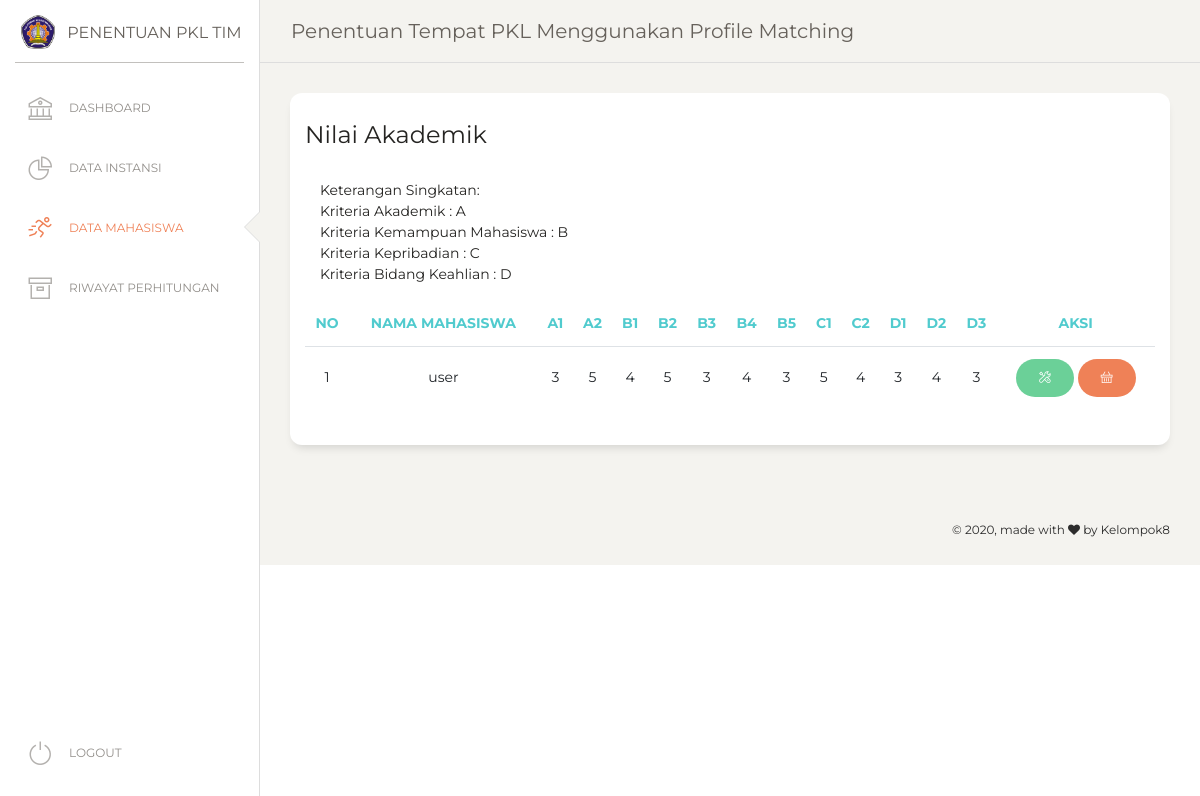
Before: /Admin/datanilai.php with the older database file.
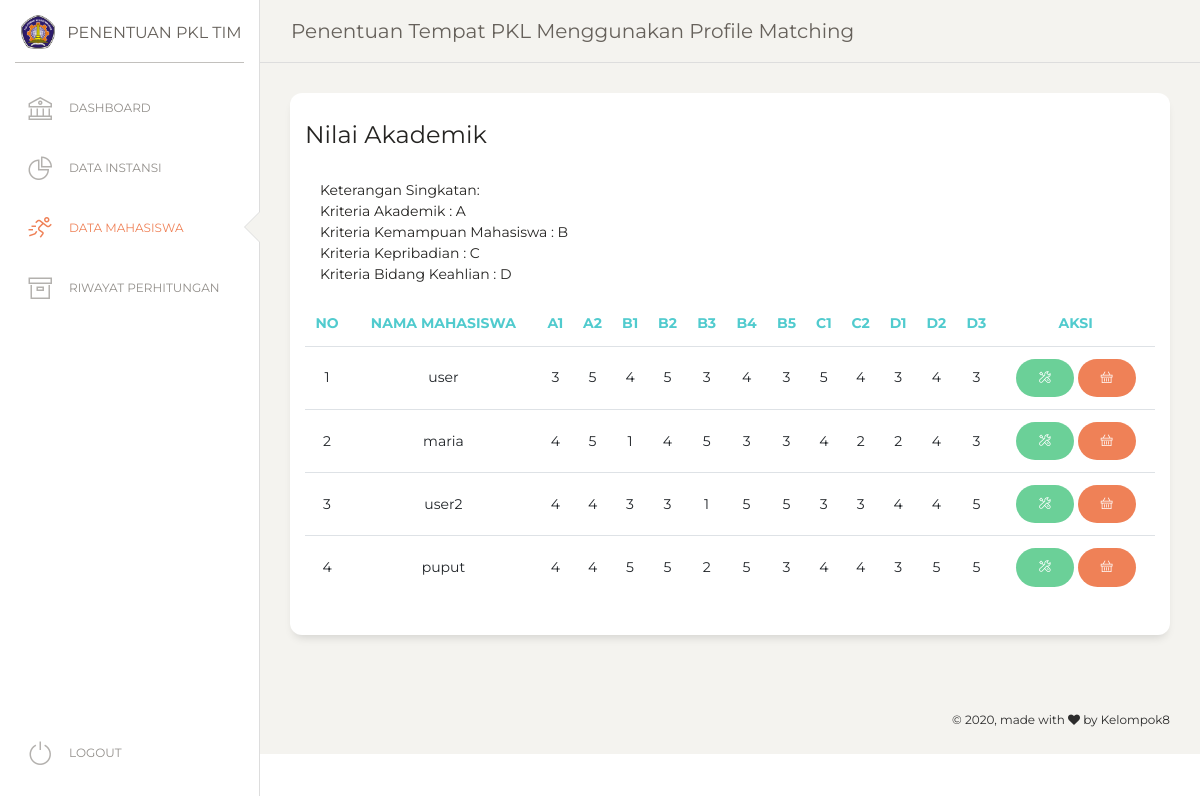
After: the same page with the newer database file.
### tables this page shows
CREATE TABLE `nilai_mahasiswa` (
  `id_nilai` int(11) NOT NULL,
  `id_mahasiswa` int(11) NOT NULL,
  `a1` int(11) NOT NULL,
  `a2` int(11) NOT NULL,
  `b1` int(11) NOT NULL,
  `b2` int(11) NOT NULL,
  `b3` int(11) NOT NULL,
  `b4` int(11) NOT NULL,
  `b5` int(11) NOT NULL,
  `c1` int(11) NOT NULL,
  `c2` int(11) NOT NULL,
  `d1` int(11) NOT NULL,
  `d2` int(11) NOT NULL,
  `d3` int(11) NOT NULL
);

CREATE TABLE `mahasiswa` (
  `id_mahasiswa` int(11) NOT NULL,
  `nama` varchar(100) NOT NULL,
  `email` varchar(100) NOT NULL,
  `username` varchar(100) NOT NULL,
  `pass` varchar(100) NOT NULL
);

### Admin/datanilai.php (the view, shortened to what this page needs)
<!DOCTYPE html>
<html lang="en">
<head>
<?php include 'includes/head.php' ?>
</head>
<body class="">
  <div class="wrapper ">
    <div class="sidebar" data-color="white" data-active-color="danger">
      <div class="logo">
        <a href="https://www.creative-tim.com" class="simple-text logo-mini">
          <div class="logo-image-small">
            <img src="../images/LOGOPOLTEK.PNG" width="50px">
          </div>
        </a>
        <a href="index.php" class="simple-text logo-normal">
          Penentuan PKL Tim
        </a>
      </div>
      <div class="sidebar-wrapper">
        <ul class="nav">
          <li >
            <a href="./index.php">
              <i class="nc-icon nc-bank"></i>
              <p>Dashboard</p>
            </a>
          </li>
          <li>
            <a href="./instansi.php">
              <i class="nc-icon nc-chart-pie-36"></i>
              <p>Data Instansi</p>
            </a>
          </li>
          <li class="active">
            <a href="./datanilai.php">
              <i class="nc-icon nc-user-run"></i>
              <p>Data Mahasiswa</p>
            </a>
          </li>
          <li>
            <a href="./hasil.php">
              <i class="nc-icon nc-box"></i>
              <p>Riwayat Perhitungan</p>
            </a>
          </li>
          <li class="active-pro">
            <a href="./logout.php">
              <i class="nc-icon nc-button-power"></i>
              <p>Logout</p>
            </a>
          </li>
        </ul>
      </div>
    </div>
    <div class="main-panel">
    <?php include 'includes/navbar.php' ?>
      <div class="content">
        <div class="row">
          <div class="col-md-12">
            <div class="card">
              <div class="card-header">
                <h4 class="card-title">Nilai Akademik</h4>
              </div>
              <div class="card-body">
                <div class="col-md-8">
                    <p>Keterangan Singkatan: <br>
                        Kriteria Akademik : A <br>
                        Kriteria Kemampuan Mahasiswa : B <br>
                        Kriteria Kepribadian : C <br>
                        Kriteria Bidang Keahlian : D
                    </p>
                </div>
                <div class="table-responsive">
                  <table class="table">
                    <thead class=" text-primary">
                      <th class="text-center">No</th>
                      <th class="text-center">Nama Mahasiswa</th>
                      <th class="text-center">A1</th>
                      <th class="text-center">A2</th>
                      <th class="text-center">B1</th>
                      <th class="text-center">B2</th>
                      <th class="text-center">B3</th>
                      <th class="text-center">B4</th>
                      <th class="text-center">B5</th>
                      <th class="text-center">C1</th>
                      <th class="text-center">C2</th>
                      <th class="text-center">D1</th>
                      <th class="text-center">D2</th>
                      <th class="text-center">D3</th>
                      <th class="text-center">Aksi</th>
                    </thead>
                    <tbody class="text-center">
                        <?php $nomor = 1; ?>
                        <?php $ambil = $koneksi->query("SELECT * FROM mahasiswa JOIN nilai_mahasiswa ON mahasiswa.id_mahasiswa=nilai_mahasiswa.id_mahasiswa ORDER BY id_nilai ASC"); ?>
                        <?php while ($pecah = $ambil->fetch_assoc()) { ?>
                        <tr>
                            <td><?php echo $nomor; ?></td>
                            <td><?php echo $pecah['nama']; ?></td>
                            <td><?php echo $pecah['a1']; ?></td>
                            <td><?php echo $pecah['a2']; ?></td>
                            <td><?php echo $pecah['b1']; ?></td>
                            <td><?php echo $pecah['b2']; ?></td>
                            <td><?php echo $pecah['b3']; ?></td>
                            <td><?php echo $pecah['b4']; ?></td>
                            <td><?php echo $pecah['b5']; ?></td>
                            <td><?php echo $pecah['c1']; ?></td>
                            <td><?php echo $pecah['c2']; ?></td>
                            <td><?php echo $pecah['d1']; ?></td>
                            <td><?php echo $pecah['d2']; ?></td>
                            <td><?php echo $pecah['d3']; ?></td>
                            <td><a href="ubahdatanilai.php?id=<?php echo $pecah["id_nilai"] ?>"><button type="submit" class="btn btn-success btn-round"><i class="nc-icon nc-settings"></i></button></a>
                            <a href="hapusdatamahasiswa.php?id=<?php echo $pecah["id_nilai"] ?>"><button type="submit" class="btn btn-danger btn-round"><i class="nc-icon nc-basket"></i></button></a></td>
                        </tr>
                        <?php $nomor++; ?>
                        <?php } ?>
                    </tbody>
                  </table>
                </div>
              </div>
            </div>
          </div>
        </div>
      </div>
      <?php include 'includes/footer.php' ?>
    </div>
  </div>
</body>
</html>

### Admin/includes/head.php (shortened to what this page needs)
<link href="https://maxcdn.bootstrapcdn.com/font-awesome/latest/css/font-awesome.min.css" rel="stylesheet">
<link href="./assets/css/bootstrap.min.css" rel="stylesheet" />
<link href="./assets/css/paper-dashboard.css?v=2.0.1" rel="stylesheet" />
<link href="./assets/demo/demo.css" rel="stylesheet" />

### Admin/includes/navbar.php (shortened to what this page needs)
<nav class="navbar navbar-expand-lg navbar-absolute fixed-top navbar-transparent">
        <div class="container-fluid">
          <div class="navbar-wrapper">
            <a class="navbar-brand" href="javascript:;">Penentuan Tempat PKL Menggunakan Profile Matching</a>
          </div>
        </div>
      </nav>

### Admin/includes/footer.php (shortened to what this page needs)
<footer class="footer footer-black  footer-white ">
    <div class="container-fluid">
        <div class="row">
        <nav class="footer-nav">
        </nav>
        <div class="credits ml-auto">
            <span class="copyright">
            © , made with <i class="fa fa-heart heart"></i> by Kelompok8
            </span>
        </div>
        </div>
    </div>
    </footer>

### Admin/assets/demo/demo.css (style rules this page uses)
@media all and (min-width: 992px) { .sidebar .nav>li.active-pro { position: absolute; width: 100%; bottom: 10px; } }

Changed rows visible on the page:
added nilai_mahasiswa: id_mahasiswa.nama "maria", a1 "4", a2 "5", b1 "1", b2 "4", b3 "5", b4 "3", b5 "3", c1 "4", c2 "2", d1 "2", d2 "4", d3 "3"
added nilai_mahasiswa: id_mahasiswa.nama "user2", a1 "4", a2 "4", b1 "3", b2 "3", b3 "1", b4 "5", b5 "5", c1 "3", c2 "3", d1 "4", d2 "4", d3 "5"
added nilai_mahasiswa: id_mahasiswa.nama "puput", a1 "4", a2 "4", b1 "5", b2 "5", b3 "2", b4 "5", b5 "3", c1 "4", c2 "4", d1 "3", d2 "5", d3 "5"
